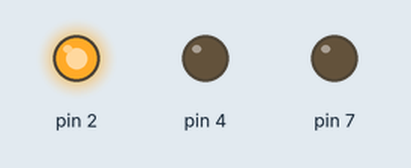
The sketch below on a simulated Arduino Uno, built with avr-gcc and run on an emulated ATmega328P. Shown: output pins drawn as LEDs (lit = HIGH).

Above: at 10.0 s.
At 22.0 s:
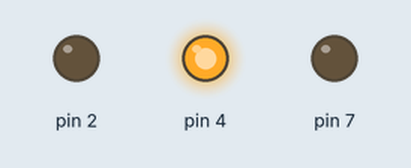
At 34.0 s:
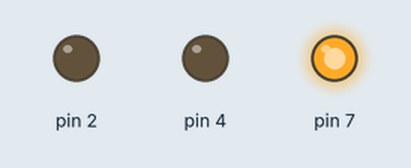
Timing chart, 0 to 57.2 s (numbered marks = the images above):
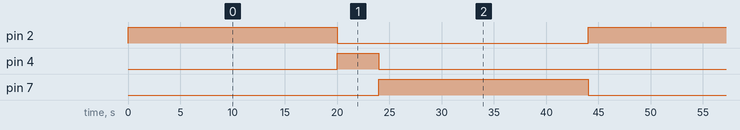

Measured:
- by itself, pin 2, pin 7: alternates HIGH for 20.0 s and LOW for 24.0 s
- by itself, pin 4: alternates HIGH for 4.0 s and LOW for 40.0 s
- by itself, everything shown: repeats every 44.0 s, in 4 steps

The sketch:

traffic_light_control_system1.ino
```cpp
void setup()
{
  pinMode(2, OUTPUT);
  pinMode(4, OUTPUT);
  pinMode(7, OUTPUT);
}
void loop()
{
  digitalWrite(2, HIGH);//for green led
    delay(20000); // Wait for 20000 millisecond(s)
  digitalWrite(2, LOW);

  digitalWrite(4, HIGH);//for yellow led
    delay(4000); // Wait for 4000 millisecond(s)
  digitalWrite(4, LOW);

  digitalWrite(7, HIGH);//for red led
    delay(20000); // Wait for 20000 millisecond(s)
  digitalWrite(7, LOW);
}
```
